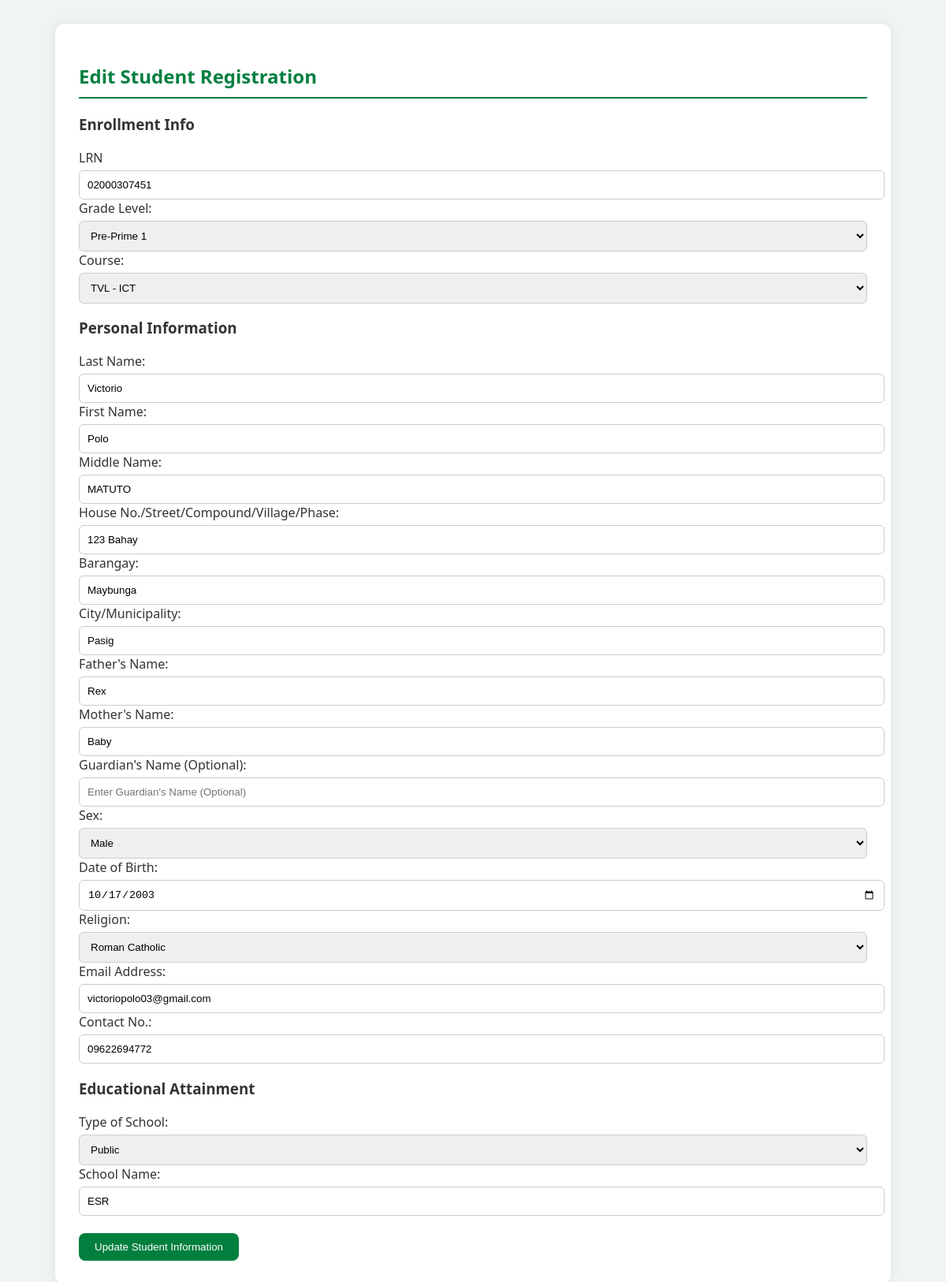
The page /Registrar/edit_student.php?id=2 on the database its author committed.
### tables this page shows
CREATE TABLE `students_registration` (
  `id` int(11) NOT NULL,
  `year` varchar(50) NOT NULL,
  `course` varchar(50) DEFAULT NULL,
  `lrn` varchar(50) NOT NULL,
  `lastname` varchar(100) NOT NULL,
  `firstname` varchar(100) NOT NULL,
  `middlename` varchar(100) NOT NULL,
  `specaddress` varchar(255) NOT NULL,
  `brgy` varchar(100) NOT NULL,
  `city` varchar(100) NOT NULL,
  `mother` varchar(100) NOT NULL,
  `father` varchar(100) NOT NULL,
  `gname` varchar(100) DEFAULT NULL,
  `sex` varchar(10) NOT NULL,
  `dob` date NOT NULL,
  `religion` varchar(50) NOT NULL,
  `emailaddress` varchar(100) NOT NULL,
  `contactno` varchar(20) NOT NULL,
  `schooltype` varchar(50) NOT NULL,
  `sname` varchar(255) DEFAULT NULL,
  `created_at` timestamp NOT NULL DEFAULT current_timestamp(),
  `enrollment_status` enum('waiting','enrolled') DEFAULT 'waiting',
  `student_type` varchar(10) DEFAULT NULL
);

### Registrar/edit_student.php (the view, shortened to what this page needs)
<?php
include __DIR__ . '/../db_connection.php';
if (isset($_GET['id'])) {
    $id = intval($_GET['id']);
    $query = "SELECT * FROM students_registration WHERE id = $id";
    $result = mysqli_query($conn, $query);
    $student = mysqli_fetch_assoc($result);
}
?>
<!DOCTYPE html>
<html>
<head>
</head>
<body>
<div class="container">
    <h2>Edit Student Registration</h2>
    <form method="post" action="">
        <h3>Enrollment Info</h3>
        <label>LRN</label>
        <input type="text" name="Lrn" value="<?= htmlspecialchars($student['lrn']) ?>" placeholder="Enter Student No" required>
        <label>Grade Level:</label>
            <select name="year" required>
                <?php
                $grades = [
                    'Pre-Prime 1',
                    'Pre-Prime 2',
                    'Kindergarten',
                    'Grade 1',
                    'Grade 2',
                    'Grade 3',
                    'Grade 4',
                    'Grade 5',
                    'Grade 6',
                    'Grade 7',
                    'Grade 8',
                    'Grade 9',
                    'Grade 10',
                    'Grade 11',
                    'Grade 12'
                ];
                $currentYear = $student['year'];
                foreach ($grades as $label) {
                    $selected = $currentYear === $label ? 'selected' : '';
                    echo "<option value='$label' $selected>$label</option>";
                }
                ?>
            </select>
        <label>Course:</label>
        <select name="course" required>
            <?php
            $courses = ['N/A', 'ABM', 'HUMSS', 'GAS', 'TVL - ICT', 'TVL - HE'];
            foreach ($courses as $c) {
                $selected = $student['course'] == $c ? 'selected' : '';
                echo "<option value='$c' $selected>$c</option>";
            }
            ?>
        </select>
        <h3>Personal Information</h3>
        <label>Last Name:</label>
        <input type="text" name="lastname" value="<?= htmlspecialchars($student['lastname']) ?>" placeholder="Enter Last Name" required>
        <label>First Name:</label>
        <input type="text" name="firstname" value="<?= htmlspecialchars($student['firstname']) ?>" placeholder="Enter First Name" required>
        <label>Middle Name:</label>
        <input type="text" name="middlename" value="<?= htmlspecialchars($student['middlename']) ?>" placeholder="Enter Middle Name">
        <label>House No./Street/Compound/Village/Phase:</label>
        <input type="text" name="specaddress" value="<?= htmlspecialchars($student['specaddress']) ?>" placeholder="Enter House Address" required>
        <label>Barangay:</label>
        <input type="text" name="brgy" value="<?= htmlspecialchars($student['brgy']) ?>" placeholder="Enter Barangay" required>
        <label>City/Municipality:</label>
        <input type="text" name="city" value="<?= htmlspecialchars($student['city']) ?>" placeholder="Enter City/Municipality" required>
        <label>Father's Name:</label>
        <input type="text" name="father" value="<?= htmlspecialchars($student['father']) ?>" placeholder="Enter Father's Name" required>
        <label>Mother's Name:</label>
        <input type="text" name="mother" value="<?= htmlspecialchars($student['mother']) ?>" placeholder="Enter Mother's Name" required>
        <label>Guardian's Name (Optional):</label>
        <input type="text" name="gname" value="<?= htmlspecialchars($student['gname']) ?>" placeholder="Enter Guardian's Name (Optional)">
        <label>Sex:</label>
        <select name="sex" required>
            <option value="Male" <?= $student['sex'] == 'Male' ? 'selected' : ''; ?>>Male</option>
        </select>
        <label>Date of Birth:</label>
        <input type="date" name="dob" value="<?= htmlspecialchars($student['dob']) ?>" required>
        <label>Religion:</label>
        <select name="religion" required>
            <option value="Roman Catholic" <?= $student['religion'] == 'Roman Catholic' ? 'selected' : ''; ?>>Roman Catholic</option>
        </select>
        <label>Email Address:</label>
        <input type="email" name="emailaddress" value="<?= htmlspecialchars($student['emailaddress']) ?>" placeholder="Enter Email Address" required>
        <label>Contact No.:</label>
        <input type="tel" name="contactno" value="<?= htmlspecialchars($student['contactno']) ?>" placeholder="Enter Contact No." required>
        <h3>Educational Attainment</h3>
        <label>Type of School:</label>
        <select name="schooltype" required>
            <option value="Public" <?= $student['schooltype'] == 'Public' ? 'selected' : ''; ?>>Public</option>
        </select>
        <label>School Name:</label>
        <input type="text" name="sname" value="<?= htmlspecialchars($student['sname']) ?>" placeholder="Enter Last School Attended" required>
        <br><br>
        <input type="submit" value="Update Student Information">
    </form>
</div>
</body>
</html>

### Registrar/edit_student.php (style rules this page uses)
body { font-family: 'Segoe UI', Tahoma, Geneva, Verdana, sans-serif; background-color: #f0f4f3; margin: 0; padding: 0; color: #333; }
.container { width: 90%; max-width: 1000px; margin: 30px auto; background: white; padding: 30px; border-radius: 12px; box-shadow: 0 0 15px rgba(0, 0, 0, 0.08); }
h2 { color: #007f3f; border-bottom: 2px solid #007f3f; padding-bottom: 10px; }
input[type="text"], input[type="date"], select, input[type="email"], input[type="tel"] { border: 1px solid #ccc; border-radius: 6px; padding: 10px; width: 100%; margin-top: 5px; }
input[type="submit"], button { background-color: #007f3f; color: white; padding: 10px 20px; border: none; border-radius: 8px; cursor: pointer; }

### rows shown on the page
students_registration: Lrn "02000307451", lastname "Victorio", firstname "Polo", middlename "MATUTO", specaddress "123 Bahay", brgy "Maybunga", city "Pasig", father "Rex", mother "Baby", sex "Male", dob "10/17/2003", religion "Roman Catholic", emailaddress "victoriopolo03@gmail.com", contactno "09622694772", schooltype "Public", sname "ESR"

### other values the page prints
form field year "Pre-Prime 1"
form field course "TVL - ICT"
